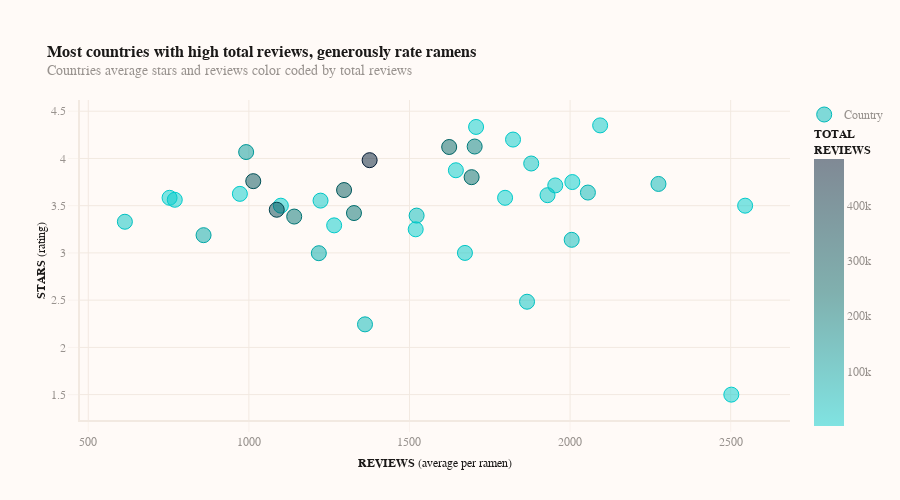

Notebook cell for this chart:
### Markdown cell above
#### 2.2 Which country has the highest competition?
Competition level here is identified by both the number of brands and varieties. As you might expect, Japan has the highest number of brands, 58 and types, 333. The number of the brand to variety ratio seems to be proportional, at least for the top 10.

### Code cell
# Preparing data
df2 = df1.groupby('Country').agg({'Variety':pd.Series.nunique,
                                  'Brand':pd.Series.nunique, 
                                  'Stars':'mean',
                                  'Review_#':['mean','sum'],
                                  
                                 })
df2.columns =df2.columns.get_level_values(0)+"_"+df2.columns.get_level_values(1)
df3 = df1.groupby(['Country','Brand']).agg({
                                  'Stars':'mean',
                                  'Review_#':'mean'
                                 })

# Generate plot and styling
colorscale1 = [
[0,'rgba(0,204,204,.5)'],
[0.5,'rgba(0,102,102,.5)'], 
[1,'rgba(0,25,51,.5)']]

colorscale1_line = [
[0,'rgba(0,204,204,1)'],
[0.5,'rgba(0,102,102,1)'], 
[1,'rgba(0,25,51,1)']]

fig = go.Figure(data=  go.Scatter(x=df2["Review_#_mean"],
               y=df2["Stars_mean"],
               mode="markers",
               name="Country",
               hoverinfo="x+y+z+text",
               text = df2.index,
               marker=dict(color=(df2["Review_#_sum"]), size=15,
                           colorbar=dict(title= dict(text="<b>TOTAL<br>REVIEWS</b>",font=dict(size=12, color='#1A1817'),),x=1.02, y=0.95,yanchor="top", len=1, ),colorscale=colorscale1,
                           line=dict(color=df2["Review_#_sum"],width=1,colorscale=colorscale1_line)), 
               
              ))



# Update xaxis properties
fig.update_xaxes(title=dict(font=dict(size=12, color='#1A1817')),
                 ticks="outside", tickwidth=0.5, tickcolor='#F2E9E1', ticklen=10,hoverformat=",.1f",
                 showline=True, linewidth=2, linecolor='#F2E9E1',
                 showgrid=True, gridwidth=1, gridcolor='#F2E9E1',
                 zeroline=True, zerolinewidth=1, zerolinecolor='crimson')
fig.update_xaxes(title_text="<b>REVIEWS</b> (average per ramen)")

# Update yaxis properties
fig.update_yaxes(title= dict(font=dict(size=12, color='#1A1817'),),ticks="outside", tickwidth=0.5, tickcolor='#F2E9E1', ticklen=10, hoverformat=",.1f",
                 showline=True, linewidth=2, linecolor='#F2E9E1',
                 showgrid=True, gridwidth=1, gridcolor='#F2E9E1',
                 zeroline=True, zerolinewidth=1, zerolinecolor='crimson',)
fig.update_yaxes(title_text="<b>STARS</b> (rating)")

fig.update_layout(    
    font=dict(family="Raleway, sans-serif", size=12, color='#98928E'),
    plot_bgcolor="#fffaf7",
    showlegend=True,
    paper_bgcolor = "#fffaf7",
    height = 500,
    annotations=[go.layout.Annotation(text="<b>Most countries with high total reviews, generously rate ramens</b>",x=-0.05,y=1.18,xref="paper",yref="paper",showarrow=False,
                                      xanchor="left",yanchor="top",align="left",font=dict(family=" Raleway,sans-serif", size=16, color='#1A1817')),
                 go.layout.Annotation(text="Countries average stars and reviews color coded by total reviews",x=-0.05,y=1.12,xref="paper",yref="paper",showarrow=False,
                                      xanchor="left",yanchor="top",align="left",font=dict(family='Raleway,sans-serif', size=14, color='#98928E')),]
)
fig.show()

### Figure 1 — Plotly figure (JSON) as saved in the notebook; plotly's stock layout.template omitted (floating-point values rounded to 4 significant figures)
{"data": [{"hoverinfo": "x+y+z+text", "marker": {"color": [44110, 13677, 10468, 9112, 55822, 224295, 7593, 2259, 2199, 6578, 5393, 55499, 5090, 3077, 231999, 17368, 47189, 124927, 484327, 253282, 56879, 26306, 17123, 27990, 2502, 15054, 28853, 3888, 5122, 185618, 313192, 4558, 290380, 217954, 84028, 351014, 2007, 92758], "colorbar": {"len": 1, "title": {"font": {"color": "#1A1817", "size": 12}, "text": "<b>TOTAL<br>REVIEWS</b>"}, "x": 1.02, "y": 0.95, "yanchor": "top"}, "colorscale": [[0, "rgba(0,204,204,.5)"], [0.5, "rgba(0,102,102,.5)"], [1, "rgba(0,25,51,.5)"]], "line": {"color": [44110, 13677, 10468, 9112, 55822, 224295, 7593, 2259, 2199, 6578, 5393, 55499, 5090, 3077, 231999, 17368, 47189, 124927, 484327, 253282, 56879, 26306, 17123, 27990, 2502, 15054, 28853, 3888, 5122, 185618, 313192, 4558, 290380, 217954, 84028, 351014, 2007, 92758], "colorscale": [[0, "rgba(0,204,204,1)"], [0.5, "rgba(0,102,102,1)"], [1, "rgba(0,25,51,1)"]], "width": 1}, "size": 15}, "mode": "markers", "name": "Country", "text": ["Australia", "Bangladesh", "Brazil", "Cambodia", "Canada", "China", "Colombia", "Dubai", "Estonia", "Fiji", "Finland", "Germany", "Ghana", "Holland", "Hong Kong", "Hungary", "India", "Indonesia", "Japan", "Malaysia", "Mexico", "Myanmar", "Nepal", "Netherlands", "Nigeria", "Pakistan", "Philippines", "Poland", "Sarawak", "Singapore", "South Korea", "Sweden", "Taiwan", "Thailand", "UK", "USA", "United States", "Vietnam"], "type": "scatter", "x": [2005.0, 1954.0, 2094.0, 1822.0, 1362.0, 1327.0, 1266.0, 753.0, 1100.0, 1644.0, 1798.0, 2056.0, 2545.0, 769.2, 1693.0, 1930.0, 1522.0, 991.5, 1376.0, 1624.0, 2275.0, 1879.0, 1223.0, 1866.0, 2502.0, 1673.0, 613.9, 972.0, 1707.0, 1703.0, 1014.0, 1519.0, 1296.0, 1141.0, 1218.0, 1087.0, 2007.0, 858.9], "y": [3.139, 3.714, 4.35, 4.2, 2.244, 3.422, 3.292, 3.583, 3.5, 3.875, 3.583, 3.639, 3.5, 3.562, 3.802, 3.611, 3.395, 4.067, 3.982, 4.121, 3.73, 3.946, 3.554, 2.483, 1.5, 3.0, 3.33, 3.625, 4.333, 4.126, 3.76, 3.25, 3.665, 3.385, 2.997, 3.457, 3.75, 3.188]}], "layout": {"annotations": [{"align": "left", "font": {"color": "#1A1817", "family": " Raleway,sans-serif", "size": 16}, "showarrow": false, "text": "<b>Most countries with high total reviews, generously rate ramens</b>", "x": -0.05, "xanchor": "left", "xref": "paper", "y": 1.18, "yanchor": "top", "yref": "paper"}, {"align": "left", "font": {"color": "#98928E", "family": "Raleway,sans-serif", "size": 14}, "showarrow": false, "text": "Countries average stars and reviews color coded by total reviews", "x": -0.05, "xanchor": "left", "xref": "paper", "y": 1.12, "yanchor": "top", "yref": "paper"}], "font": {"color": "#98928E", "family": "Raleway, sans-serif", "size": 12}, "height": 500, "paper_bgcolor": "#fffaf7", "plot_bgcolor": "#fffaf7", "showlegend": true, "xaxis": {"gridcolor": "#F2E9E1", "gridwidth": 1, "hoverformat": ",.1f", "linecolor": "#F2E9E1", "linewidth": 2, "showgrid": true, "showline": true, "tickcolor": "#F2E9E1", "ticklen": 10, "ticks": "outside", "tickwidth": 0.5, "title": {"font": {"color": "#1A1817", "size": 12}, "text": "<b>REVIEWS</b> (average per ramen)"}, "zeroline": true, "zerolinecolor": "crimson", "zerolinewidth": 1}, "yaxis": {"gridcolor": "#F2E9E1", "gridwidth": 1, "hoverformat": ",.1f", "linecolor": "#F2E9E1", "linewidth": 2, "showgrid": true, "showline": true, "tickcolor": "#F2E9E1", "ticklen": 10, "ticks": "outside", "tickwidth": 0.5, "title": {"font": {"color": "#1A1817", "size": 12}, "text": "<b>STARS</b> (rating)"}, "zeroline": true, "zerolinecolor": "crimson", "zerolinewidth": 1}}}
